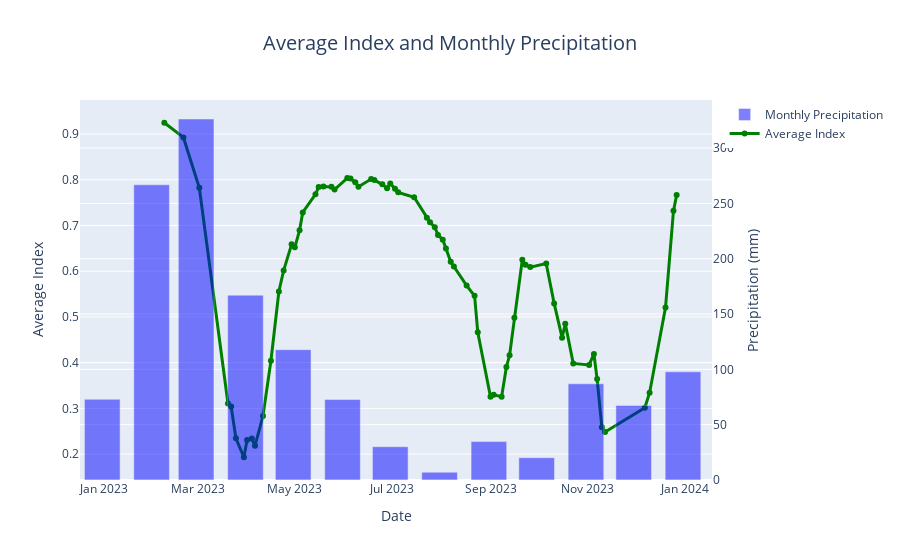

Notebook source saved alongside this figure:
### Code cell
import plotly.graph_objects as go

fig = go.Figure()

# Add bar plot for monthly_sum (behind the line plot)
fig.add_trace(go.Bar(x=monthly_sum.index, y=monthly_sum['PRECTOTCORR'], 
                     name='Monthly Precipitation', yaxis='y2', 
                     marker_color='blue', opacity=0.5))

# Add line plot for average_index (above the bar)
fig.add_trace(go.Scatter(x=df['date'], y=df['average_index'], 
                         mode='lines+markers', name='Average Index', 
                         line=dict(color='green', width=3)))

# Update layout for dual y-axis
fig.update_layout(
    yaxis=dict(
        title='Average Index',
    ),
    yaxis2=dict(
        title='Precipitation (mm)',
        overlaying='y',
        side='right'
    ),
    xaxis=dict(title='Date'),
    title=dict(
        text='Average Index and Monthly Precipitation',
        x=0.5,  # Center the title
        font=dict(size=20)
    ),
    barmode='overlay'
)

fig.show()

### Figure 1 — Plotly figure (JSON) as saved in the notebook; plotly's stock layout.template omitted (floating-point values rounded to 4 significant figures)
{"data": [{"marker": {"color": "blue"}, "name": "Monthly Precipitation", "opacity": 0.5, "type": "bar", "x": ["2022-12-31T00:00:00", "2023-01-31T00:00:00", "2023-02-28T00:00:00", "2023-03-31T00:00:00", "2023-04-30T00:00:00", "2023-05-31T00:00:00", "2023-06-30T00:00:00", "2023-07-31T00:00:00", "2023-08-31T00:00:00", "2023-09-30T00:00:00", "2023-10-31T00:00:00", "2023-11-30T00:00:00", "2023-12-31T00:00:00"], "y": [72.93, 266.8, 326.2, 167.0, 117.8, 72.7, 30.1, 7.07, 34.69, 20.16, 86.93, 67.41, 97.77], "yaxis": "y2"}, {"line": {"color": "green", "width": 3}, "mode": "lines+markers", "name": "Average Index", "type": "scatter", "x": ["2023-02-08", "2023-02-20", "2023-03-02", "2023-03-20", "2023-03-22", "2023-03-25", "2023-03-30", "2023-04-01", "2023-04-04", "2023-04-06", "2023-04-11", "2023-04-16", "2023-04-21", "2023-04-24", "2023-04-29", "2023-05-01", "2023-05-04", "2023-05-06", "2023-05-14", "2023-05-16", "2023-05-19", "2023-05-24", "2023-05-26", "2023-06-03", "2023-06-05", "2023-06-08", "2023-06-10", "2023-06-18", "2023-06-20", "2023-06-25", "2023-06-28", "2023-06-30", "2023-07-03", "2023-07-05", "2023-07-15", "2023-07-23", "2023-07-25", "2023-07-28", "2023-07-30", "2023-08-02", "2023-08-04", "2023-08-07", "2023-08-09", "2023-08-17", "2023-08-22", "2023-08-24", "2023-09-01", "2023-09-03", "2023-09-08", "2023-09-11", "2023-09-13", "2023-09-16", "2023-09-21", "2023-09-23", "2023-09-26", "2023-10-06", "2023-10-11", "2023-10-16", "2023-10-18", "2023-10-23", "2023-11-02", "2023-11-05", "2023-11-07", "2023-11-10", "2023-11-12", "2023-12-07", "2023-12-10", "2023-12-20", "2023-12-25", "2023-12-27"], "y": [0.9245, 0.8924, 0.7824, 0.3107, 0.3038, 0.2346, 0.1931, 0.2307, 0.2341, 0.2183, 0.2833, 0.4041, 0.5555, 0.6017, 0.6586, 0.6521, 0.6894, 0.7285, 0.7681, 0.7842, 0.7852, 0.7844, 0.7783, 0.8036, 0.8024, 0.7946, 0.7846, 0.8014, 0.7991, 0.7898, 0.7811, 0.7917, 0.7802, 0.7723, 0.7618, 0.7168, 0.7069, 0.696, 0.6793, 0.6688, 0.6494, 0.6207, 0.6102, 0.5685, 0.5463, 0.4665, 0.3252, 0.3296, 0.3254, 0.3906, 0.4161, 0.498, 0.6251, 0.6138, 0.6089, 0.6167, 0.5296, 0.4546, 0.4849, 0.3983, 0.395, 0.4191, 0.3643, 0.2585, 0.2485, 0.3014, 0.3343, 0.5206, 0.7319, 0.7667]}], "layout": {"barmode": "overlay", "title": {"font": {"size": 20}, "text": "Average Index and Monthly Precipitation", "x": 0.5}, "xaxis": {"title": {"text": "Date"}}, "yaxis": {"title": {"text": "Average Index"}}, "yaxis2": {"overlaying": "y", "side": "right", "title": {"text": "Precipitation (mm)"}}}}
